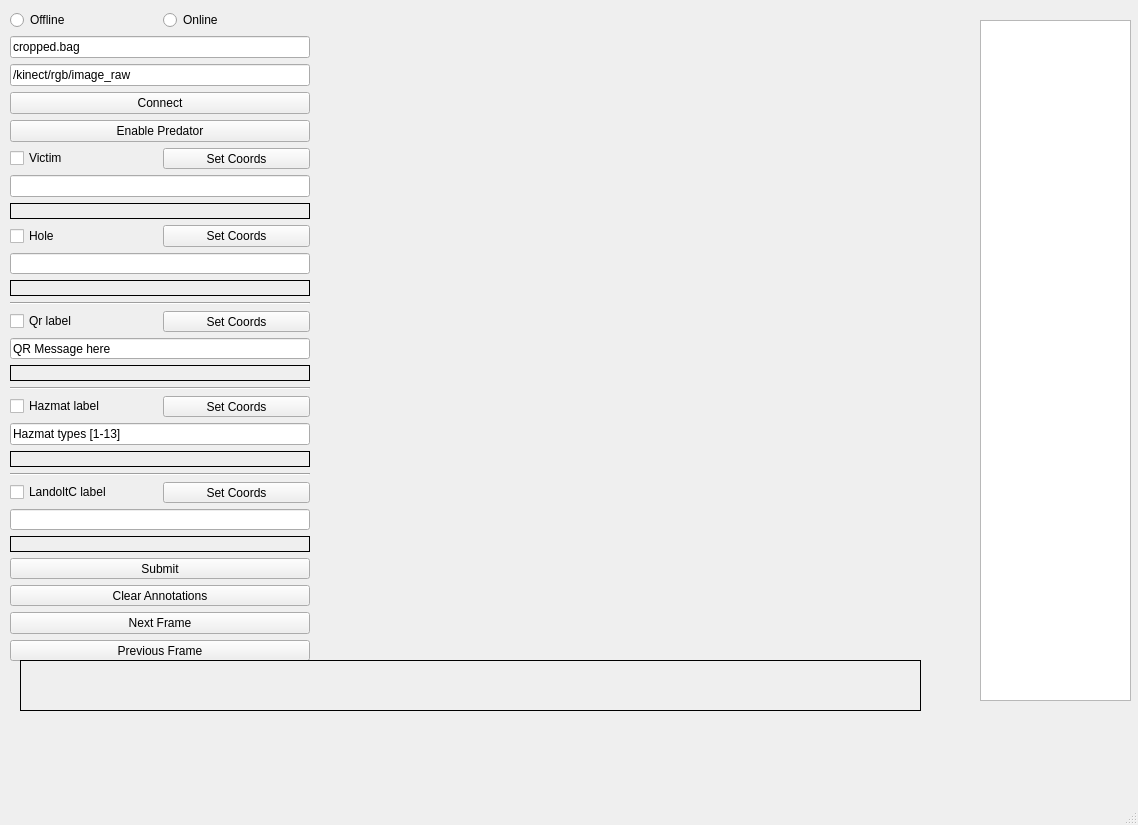
<?xml version="1.0" encoding="UTF-8"?>
<ui version="4.0">
 <class>MainWindow</class>
 <widget class="QMainWindow" name="MainWindow">
  <property name="geometry">
   <rect>
    <x>0</x>
    <y>0</y>
    <width>1138</width>
    <height>825</height>
   </rect>
  </property>
  <property name="windowTitle">
   <string>PANDORA Vision Annotator</string>
  </property>
  <widget class="QWidget" name="centralwidget">
   <widget class="QWidget" name="widget" native="true">
    <property name="geometry">
     <rect>
      <x>10</x>
      <y>10</y>
      <width>300</width>
      <height>652</height>
     </rect>
    </property>
    <property name="minimumSize">
     <size>
      <width>300</width>
      <height>0</height>
     </size>
    </property>
    <property name="maximumSize">
     <size>
      <width>300</width>
      <height>16777215</height>
     </size>
    </property>
    <layout class="QGridLayout" name="gridLayout_3">
     <item row="3" column="0">
      <layout class="QGridLayout" name="gridLayout_2">
       <item row="23" column="0">
        <widget class="QPushButton" name="previousFramePushButton">
         <property name="text">
          <string>Previous Frame</string>
         </property>
        </widget>
       </item>
       <item row="13" column="0">
        <layout class="QHBoxLayout" name="horizontalLayout_4">
         <item>
          <widget class="QCheckBox" name="hazmatCheckBox">
           <property name="text">
            <string>Hazmat label</string>
           </property>
          </widget>
         </item>
         <item>
          <widget class="QPushButton" name="hazmatPushButton">
           <property name="text">
            <string>Set Coords</string>
           </property>
          </widget>
         </item>
        </layout>
       </item>
       <item row="18" column="0">
        <widget class="QLineEdit" name="landoltcInfoLineEdit"/>
       </item>
       <item row="19" column="0">
        <widget class="QLabel" name="landoltcCoordsLabel">
         <property name="sizePolicy">
          <sizepolicy hsizetype="Preferred" vsizetype="Expanding">
           <horstretch>0</horstretch>
           <verstretch>0</verstretch>
          </sizepolicy>
         </property>
         <property name="frameShape">
          <enum>QFrame::Box</enum>
         </property>
         <property name="text">
          <string/>
         </property>
        </widget>
       </item>
       <item row="11" column="0">
        <widget class="QLabel" name="qrCoordsLabel">
         <property name="sizePolicy">
          <sizepolicy hsizetype="Preferred" vsizetype="Expanding">
           <horstretch>0</horstretch>
           <verstretch>0</verstretch>
          </sizepolicy>
         </property>
         <property name="frameShape">
          <enum>QFrame::Box</enum>
         </property>
         <property name="text">
          <string/>
         </property>
        </widget>
       </item>
       <item row="2" column="0">
        <widget class="QLineEdit" name="victimInfoLineEdit"/>
       </item>
       <item row="12" column="0">
        <widget class="Line" name="line_3">
         <property name="orientation">
          <enum>Qt::Horizontal</enum>
         </property>
        </widget>
       </item>
       <item row="20" column="0">
        <widget class="QPushButton" name="submitPushButton">
         <property name="text">
          <string>Submit</string>
         </property>
        </widget>
       </item>
       <item row="8" column="0">
        <widget class="Line" name="line_2">
         <property name="orientation">
          <enum>Qt::Horizontal</enum>
         </property>
        </widget>
       </item>
       <item row="14" column="0">
        <widget class="QLineEdit" name="hazmatInfoLineEdit">
         <property name="text">
          <string>Hazmat types [1-13]</string>
         </property>
        </widget>
       </item>
       <item row="1" column="0">
        <layout class="QHBoxLayout" name="horizontalLayout_2">
         <item>
          <widget class="QCheckBox" name="victimCheckBox">
           <property name="text">
            <string>Victim</string>
           </property>
          </widget>
         </item>
         <item>
          <widget class="QPushButton" name="victimPushButton">
           <property name="text">
            <string>Set Coords</string>
           </property>
          </widget>
         </item>
        </layout>
       </item>
       <item row="9" column="0">
        <layout class="QHBoxLayout" name="horizontalLayout_3">
         <item>
          <widget class="QCheckBox" name="qrCheckBox">
           <property name="text">
            <string>Qr label</string>
           </property>
          </widget>
         </item>
         <item>
          <widget class="QPushButton" name="qrPushButton">
           <property name="text">
            <string>Set Coords</string>
           </property>
          </widget>
         </item>
        </layout>
       </item>
       <item row="21" column="0">
        <widget class="QPushButton" name="clearPushButton">
         <property name="text">
          <string>Clear Annotations</string>
         </property>
        </widget>
       </item>
       <item row="16" column="0">
        <widget class="Line" name="line_4">
         <property name="orientation">
          <enum>Qt::Horizontal</enum>
         </property>
        </widget>
       </item>
       <item row="15" column="0">
        <widget class="QLabel" name="hazmatCoordsLabel">
         <property name="sizePolicy">
          <sizepolicy hsizetype="Preferred" vsizetype="Expanding">
           <horstretch>0</horstretch>
           <verstretch>0</verstretch>
          </sizepolicy>
         </property>
         <property name="frameShape">
          <enum>QFrame::Box</enum>
         </property>
         <property name="text">
          <string/>
         </property>
        </widget>
       </item>
       <item row="17" column="0">
        <layout class="QHBoxLayout" name="horizontalLayout_5">
         <item>
          <widget class="QCheckBox" name="landoltcCheckBox">
           <property name="text">
            <string>LandoltC label</string>
           </property>
          </widget>
         </item>
         <item>
          <widget class="QPushButton" name="landoltcPushButton">
           <property name="text">
            <string>Set Coords</string>
           </property>
          </widget>
         </item>
        </layout>
       </item>
       <item row="22" column="0">
        <widget class="QPushButton" name="nextFramePushButton">
         <property name="text">
          <string>Next Frame</string>
         </property>
        </widget>
       </item>
       <item row="10" column="0">
        <widget class="QLineEdit" name="qrInfoLineEdit">
         <property name="text">
          <string>QR Message here</string>
         </property>
        </widget>
       </item>
       <item row="5" column="0">
        <layout class="QHBoxLayout" name="horizontalLayout_8">
         <item>
          <widget class="QCheckBox" name="holeCheckBox">
           <property name="text">
            <string>Hole </string>
           </property>
          </widget>
         </item>
         <item>
          <widget class="QPushButton" name="holePushButton">
           <property name="text">
            <string>Set Coords</string>
           </property>
          </widget>
         </item>
        </layout>
       </item>
       <item row="3" column="0">
        <widget class="QLabel" name="victimCoordsLabel">
         <property name="sizePolicy">
          <sizepolicy hsizetype="Preferred" vsizetype="Expanding">
           <horstretch>0</horstretch>
           <verstretch>0</verstretch>
          </sizepolicy>
         </property>
         <property name="frameShape">
          <enum>QFrame::Box</enum>
         </property>
         <property name="text">
          <string/>
         </property>
        </widget>
       </item>
       <item row="7" column="0">
        <widget class="QLabel" name="holeCoordsLabel">
         <property name="sizePolicy">
          <sizepolicy hsizetype="Preferred" vsizetype="Expanding">
           <horstretch>0</horstretch>
           <verstretch>0</verstretch>
          </sizepolicy>
         </property>
         <property name="frameShape">
          <enum>QFrame::Box</enum>
         </property>
         <property name="text">
          <string/>
         </property>
        </widget>
       </item>
       <item row="6" column="0">
        <widget class="QLineEdit" name="holeInfoLineEdit"/>
       </item>
      </layout>
     </item>
     <item row="0" column="0">
      <layout class="QHBoxLayout" name="horizontalLayout_7">
       <item>
        <widget class="QRadioButton" name="offlineRadioButton">
         <property name="text">
          <string>Offline</string>
         </property>
        </widget>
       </item>
       <item>
        <widget class="QRadioButton" name="onlineRadioButton">
         <property name="text">
          <string>Online</string>
         </property>
        </widget>
       </item>
      </layout>
     </item>
     <item row="2" column="0">
      <layout class="QVBoxLayout" name="verticalLayout">
       <item>
        <widget class="QLineEdit" name="bagLineEdit">
         <property name="text">
          <string>cropped.bag</string>
         </property>
        </widget>
       </item>
       <item>
        <widget class="QLineEdit" name="rosTopicLineEdit">
         <property name="text">
          <string>/kinect/rgb/image_raw</string>
         </property>
        </widget>
       </item>
       <item>
        <widget class="QPushButton" name="rosTopicPushButton">
         <property name="text">
          <string>Connect</string>
         </property>
        </widget>
       </item>
       <item>
        <widget class="QPushButton" name="predatorPushButton">
         <property name="text">
          <string>Enable Predator</string>
         </property>
        </widget>
       </item>
      </layout>
     </item>
    </layout>
   </widget>
   <widget class="QLabel" name="imageLabel">
    <property name="geometry">
     <rect>
      <x>310</x>
      <y>30</y>
      <width>651</width>
      <height>631</height>
     </rect>
    </property>
    <property name="sizePolicy">
     <sizepolicy hsizetype="Expanding" vsizetype="Expanding">
      <horstretch>0</horstretch>
      <verstretch>0</verstretch>
     </sizepolicy>
    </property>
    <property name="text">
     <string/>
    </property>
   </widget>
   <widget class="QLabel" name="statusLabel">
    <property name="geometry">
     <rect>
      <x>20</x>
      <y>660</y>
      <width>901</width>
      <height>51</height>
     </rect>
    </property>
    <property name="sizePolicy">
     <sizepolicy hsizetype="Preferred" vsizetype="Expanding">
      <horstretch>0</horstretch>
      <verstretch>0</verstretch>
     </sizepolicy>
    </property>
    <property name="frameShape">
     <enum>QFrame::Box</enum>
    </property>
    <property name="text">
     <string/>
    </property>
   </widget>
   <widget class="QListWidget" name="framesListWidget">
    <property name="geometry">
     <rect>
      <x>980</x>
      <y>20</y>
      <width>151</width>
      <height>681</height>
     </rect>
    </property>
   </widget>
  </widget>
  <widget class="QMenuBar" name="menubar">
   <property name="geometry">
    <rect>
     <x>0</x>
     <y>0</y>
     <width>1138</width>
     <height>25</height>
    </rect>
   </property>
  </widget>
  <widget class="QStatusBar" name="statusbar"/>
 </widget>
 <resources/>
 <connections/>
</ui>
